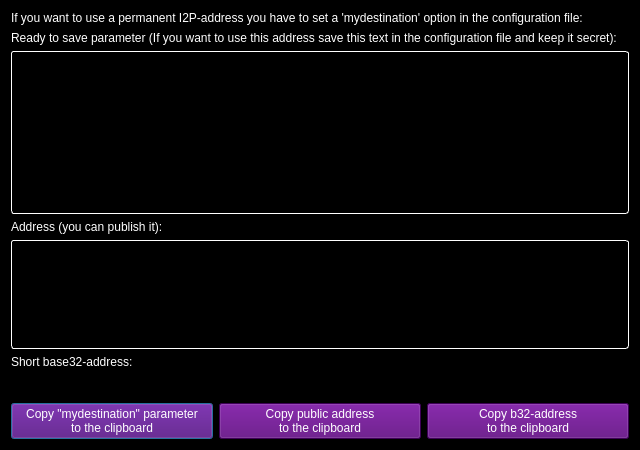
<?xml version="1.0" encoding="UTF-8"?>
<ui version="4.0">
 <class>ShowI2PAddresses</class>
 <widget class="QDialog" name="ShowI2PAddresses">
  <property name="geometry">
   <rect>
    <x>0</x>
    <y>0</y>
    <width>640</width>
    <height>450</height>
   </rect>
  </property>
  <property name="minimumSize">
   <size>
    <width>640</width>
    <height>450</height>
   </size>
  </property>
  <property name="windowTitle">
   <string>Dialog</string>
  </property>
  <property name="styleSheet">
   <string notr="true">color: rgb(255, 255, 255);
background-color: rgb(0, 0, 0);
alternate-background-color: rgb(0, 0, 0);</string>
  </property>
  <layout class="QVBoxLayout" name="verticalLayout">
   <item>
    <widget class="QLabel" name="label">
     <property name="text">
      <string>If you want to use a permanent I2P-address you have to set a 'mydestination' option in the configuration file:</string>
     </property>
     <property name="wordWrap">
      <bool>true</bool>
     </property>
    </widget>
   </item>
   <item>
    <widget class="QLabel" name="label_3">
     <property name="text">
      <string>Ready to save parameter (If you want to use this address save this text in the configuration file and keep it secret):</string>
     </property>
     <property name="wordWrap">
      <bool>true</bool>
     </property>
    </widget>
   </item>
   <item>
    <widget class="QTextEdit" name="privText">
     <property name="sizePolicy">
      <sizepolicy hsizetype="Expanding" vsizetype="Expanding">
       <horstretch>0</horstretch>
       <verstretch>3</verstretch>
      </sizepolicy>
     </property>
     <property name="styleSheet">
      <string notr="true">background: rgb(0,0,0); color: rgb(255,255,255); border: 1px inset white; border-radius: 3px; margin: 0px;</string>
     </property>
     <property name="readOnly">
      <bool>true</bool>
     </property>
    </widget>
   </item>
   <item>
    <widget class="QLabel" name="label_4">
     <property name="text">
      <string>Address (you can publish it):</string>
     </property>
    </widget>
   </item>
   <item>
    <widget class="QPlainTextEdit" name="pubText">
     <property name="sizePolicy">
      <sizepolicy hsizetype="Expanding" vsizetype="Expanding">
       <horstretch>0</horstretch>
       <verstretch>2</verstretch>
      </sizepolicy>
     </property>
     <property name="styleSheet">
      <string notr="true">background: rgb(0,0,0); color: rgb(255,255,255); border: 1px inset white; border-radius: 3px; margin: 0px;</string>
     </property>
     <property name="readOnly">
      <bool>true</bool>
     </property>
    </widget>
   </item>
   <item>
    <widget class="QLabel" name="label_5">
     <property name="text">
      <string>Short base32-address:</string>
     </property>
    </widget>
   </item>
   <item>
    <widget class="QLineEdit" name="b32Line">
     <property name="mouseTracking">
      <bool>false</bool>
     </property>
     <property name="acceptDrops">
      <bool>false</bool>
     </property>
     <property name="readOnly">
      <bool>true</bool>
     </property>
    </widget>
   </item>
   <item>
    <layout class="QHBoxLayout" name="horizontalLayout">
     <item>
      <widget class="QPushButton" name="privButton">
       <property name="styleSheet">
        <string notr="true">color: rgb(255, 255, 255);
background-color: rgb(86, 0, 120);
alternate-background-color: rgb(86, 0, 120);</string>
       </property>
       <property name="text">
        <string>Copy &quot;mydestination&quot; parameter
to the clipboard</string>
       </property>
      </widget>
     </item>
     <item>
      <widget class="QPushButton" name="pubButton">
       <property name="styleSheet">
        <string notr="true">color: rgb(255, 255, 255);
background-color: rgb(86, 0, 120);
alternate-background-color: rgb(86, 0, 120);</string>
       </property>
       <property name="text">
        <string>Copy public address
to the clipboard</string>
       </property>
      </widget>
     </item>
     <item>
      <widget class="QPushButton" name="b32Button">
       <property name="styleSheet">
        <string notr="true">color: rgb(255, 255, 255);
background-color: rgb(86, 0, 120);
alternate-background-color: rgb(86, 0, 120);</string>
       </property>
       <property name="text">
        <string>Copy b32-address
to the clipboard</string>
       </property>
      </widget>
     </item>
    </layout>
   </item>
  </layout>
 </widget>
 <tabstops>
  <tabstop>privText</tabstop>
  <tabstop>pubText</tabstop>
  <tabstop>b32Line</tabstop>
  <tabstop>privButton</tabstop>
  <tabstop>pubButton</tabstop>
  <tabstop>b32Button</tabstop>
 </tabstops>
 <resources/>
 <connections/>
</ui>
